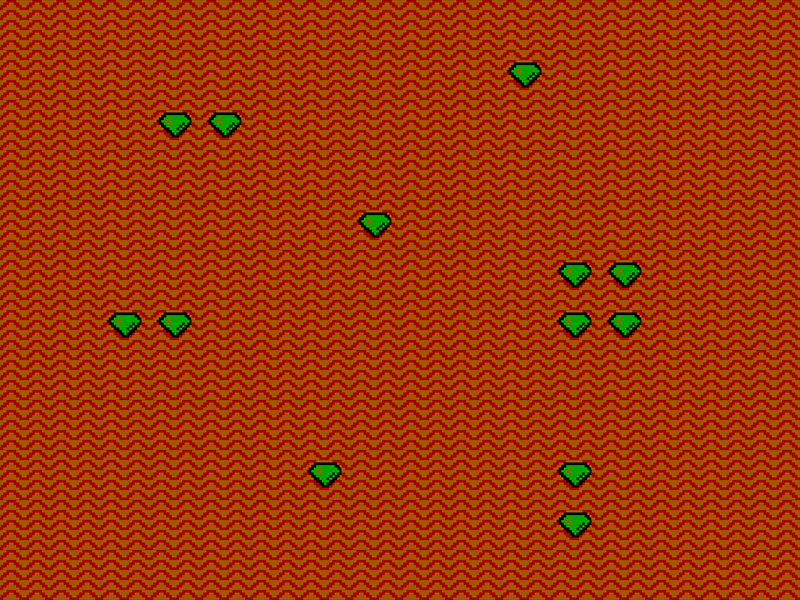

The image is a tile-based game level rendered from a .tmx file. Its description and complete source (layers, tilesets, objects, tile grids) follow:
An orthogonal 16x12 tile map with 50x50 px tiles, 2 tile layers (Capa de Patrones 1, Capa de patrones 2).

<map version="1.0" tiledversion="1.1.2" orientation="orthogonal" renderorder="left-up" width="16" height="12" tilewidth="50" tileheight="50" infinite="0" nextobjectid="1">
 <tileset firstgid="1" source="tilesetdigger.tsx" />
 <layer name="Capa de Patrones 1" width="16" height="12">
  <data>
   <tile gid="1" />
   <tile gid="1" />
   <tile gid="1" />
   <tile gid="1" />
   <tile gid="1" />
   <tile gid="1" />
   <tile gid="1" />
   <tile gid="1" />
   <tile gid="1" />
   <tile gid="1" />
   <tile gid="1" />
   <tile gid="1" />
   <tile gid="1" />
   <tile gid="1" />
   <tile gid="1" />
   <tile gid="1" />
   <tile gid="1" />
   <tile gid="1" />
   <tile gid="1" />
   <tile gid="1" />
   <tile gid="1" />
   <tile gid="1" />
   <tile gid="1" />
   <tile gid="1" />
   <tile gid="1" />
   <tile gid="1" />
   <tile gid="1" />
   <tile gid="1" />
   <tile gid="1" />
   <tile gid="1" />
   <tile gid="1" />
   <tile gid="1" />
   <tile gid="1" />
   <tile gid="1" />
   <tile gid="1" />
   <tile gid="1" />
   <tile gid="1" />
   <tile gid="1" />
   <tile gid="1" />
   <tile gid="1" />
   <tile gid="1" />
   <tile gid="1" />
   <tile gid="1" />
   <tile gid="1" />
   <tile gid="1" />
   <tile gid="1" />
   <tile gid="1" />
   <tile gid="1" />
   <tile gid="1" />
   <tile gid="1" />
   <tile gid="1" />
   <tile gid="1" />
   <tile gid="1" />
   <tile gid="1" />
   <tile gid="1" />
   <tile gid="1" />
   <tile gid="1" />
   <tile gid="1" />
   <tile gid="1" />
   <tile gid="1" />
   <tile gid="1" />
   <tile gid="1" />
   <tile gid="1" />
   <tile gid="1" />
   <tile gid="1" />
   <tile gid="1" />
   <tile gid="1" />
   <tile gid="1" />
   <tile gid="1" />
   <tile gid="1" />
   <tile gid="1" />
   <tile gid="1" />
   <tile gid="1" />
   <tile gid="1" />
   <tile gid="1" />
   <tile gid="1" />
   <tile gid="1" />
   <tile gid="1" />
   <tile gid="1" />
   <tile gid="1" />
   <tile gid="1" />
   <tile gid="1" />
   <tile gid="1" />
   <tile gid="1" />
   <tile gid="1" />
   <tile gid="1" />
   <tile gid="1" />
   <tile gid="1" />
   <tile gid="1" />
   <tile gid="1" />
   <tile gid="1" />
   <tile gid="1" />
   <tile gid="1" />
   <tile gid="1" />
   <tile gid="1" />
   <tile gid="1" />
   <tile gid="1" />
   <tile gid="1" />
   <tile gid="1" />
   <tile gid="1" />
   <tile gid="1" />
   <tile gid="1" />
   <tile gid="1" />
   <tile gid="1" />
   <tile gid="1" />
   <tile gid="1" />
   <tile gid="1" />
   <tile gid="1" />
   <tile gid="1" />
   <tile gid="1" />
   <tile gid="1" />
   <tile gid="1" />
   <tile gid="1" />
   <tile gid="1" />
   <tile gid="1" />
   <tile gid="1" />
   <tile gid="1" />
   <tile gid="1" />
   <tile gid="1" />
   <tile gid="1" />
   <tile gid="1" />
   <tile gid="1" />
   <tile gid="1" />
   <tile gid="1" />
   <tile gid="1" />
   <tile gid="1" />
   <tile gid="1" />
   <tile gid="1" />
   <tile gid="1" />
   <tile gid="1" />
   <tile gid="1" />
   <tile gid="1" />
   <tile gid="1" />
   <tile gid="1" />
   <tile gid="1" />
   <tile gid="1" />
   <tile gid="1" />
   <tile gid="1" />
   <tile gid="1" />
   <tile gid="1" />
   <tile gid="1" />
   <tile gid="1" />
   <tile gid="1" />
   <tile gid="1" />
   <tile gid="1" />
   <tile gid="1" />
   <tile gid="1" />
   <tile gid="1" />
   <tile gid="1" />
   <tile gid="1" />
   <tile gid="1" />
   <tile gid="1" />
   <tile gid="1" />
   <tile gid="1" />
   <tile gid="1" />
   <tile gid="1" />
   <tile gid="1" />
   <tile gid="1" />
   <tile gid="1" />
   <tile gid="1" />
   <tile gid="1" />
   <tile gid="1" />
   <tile gid="1" />
   <tile gid="1" />
   <tile gid="1" />
   <tile gid="1" />
   <tile gid="1" />
   <tile gid="1" />
   <tile gid="1" />
   <tile gid="1" />
   <tile gid="1" />
   <tile gid="1" />
   <tile gid="1" />
   <tile gid="1" />
   <tile gid="1" />
   <tile gid="1" />
   <tile gid="1" />
   <tile gid="1" />
   <tile gid="1" />
   <tile gid="1" />
   <tile gid="1" />
   <tile gid="1" />
   <tile gid="1" />
   <tile gid="1" />
   <tile gid="1" />
   <tile gid="1" />
   <tile gid="1" />
   <tile gid="1" />
   <tile gid="1" />
   <tile gid="1" />
   <tile gid="1" />
   <tile gid="1" />
  </data>
 </layer>
 <layer name="Capa de patrones 2" width="16" height="12">
  <data>
   <tile />
   <tile />
   <tile />
   <tile />
   <tile />
   <tile />
   <tile />
   <tile />
   <tile />
   <tile />
   <tile />
   <tile />
   <tile />
   <tile />
   <tile />
   <tile />
   <tile />
   <tile />
   <tile />
   <tile />
   <tile />
   <tile />
   <tile />
   <tile />
   <tile />
   <tile />
   <tile gid="4" />
   <tile />
   <tile />
   <tile />
   <tile />
   <tile />
   <tile />
   <tile />
   <tile />
   <tile gid="4" />
   <tile gid="4" />
   <tile />
   <tile />
   <tile />
   <tile />
   <tile />
   <tile />
   <tile />
   <tile />
   <tile />
   <tile />
   <tile />
   <tile />
   <tile />
   <tile />
   <tile />
   <tile />
   <tile />
   <tile />
   <tile />
   <tile />
   <tile />
   <tile />
   <tile />
   <tile />
   <tile />
   <tile />
   <tile />
   <tile />
   <tile />
   <tile />
   <tile />
   <tile />
   <tile />
   <tile />
   <tile gid="4" />
   <tile />
   <tile />
   <tile />
   <tile />
   <tile />
   <tile />
   <tile />
   <tile />
   <tile />
   <tile />
   <tile />
   <tile />
   <tile />
   <tile />
   <tile />
   <tile />
   <tile />
   <tile />
   <tile />
   <tile gid="4" />
   <tile gid="4" />
   <tile />
   <tile />
   <tile />
   <tile />
   <tile />
   <tile gid="4" />
   <tile gid="4" />
   <tile />
   <tile />
   <tile />
   <tile />
   <tile />
   <tile />
   <tile />
   <tile gid="4" />
   <tile gid="4" />
   <tile />
   <tile />
   <tile />
   <tile />
   <tile />
   <tile />
   <tile />
   <tile />
   <tile />
   <tile />
   <tile />
   <tile />
   <tile />
   <tile />
   <tile />
   <tile />
   <tile />
   <tile />
   <tile />
   <tile />
   <tile />
   <tile />
   <tile />
   <tile />
   <tile />
   <tile />
   <tile />
   <tile />
   <tile />
   <tile />
   <tile />
   <tile />
   <tile />
   <tile />
   <tile />
   <tile />
   <tile />
   <tile />
   <tile />
   <tile />
   <tile />
   <tile gid="4" />
   <tile />
   <tile />
   <tile />
   <tile />
   <tile gid="4" />
   <tile />
   <tile />
   <tile />
   <tile />
   <tile />
   <tile />
   <tile />
   <tile />
   <tile />
   <tile />
   <tile />
   <tile />
   <tile />
   <tile />
   <tile />
   <tile gid="4" />
   <tile />
   <tile />
   <tile />
   <tile />
   <tile />
   <tile />
   <tile />
   <tile />
   <tile />
   <tile />
   <tile />
   <tile />
   <tile />
   <tile />
   <tile />
   <tile />
   <tile />
   <tile />
   <tile />
   <tile />
  </data>
 </layer>
</map>